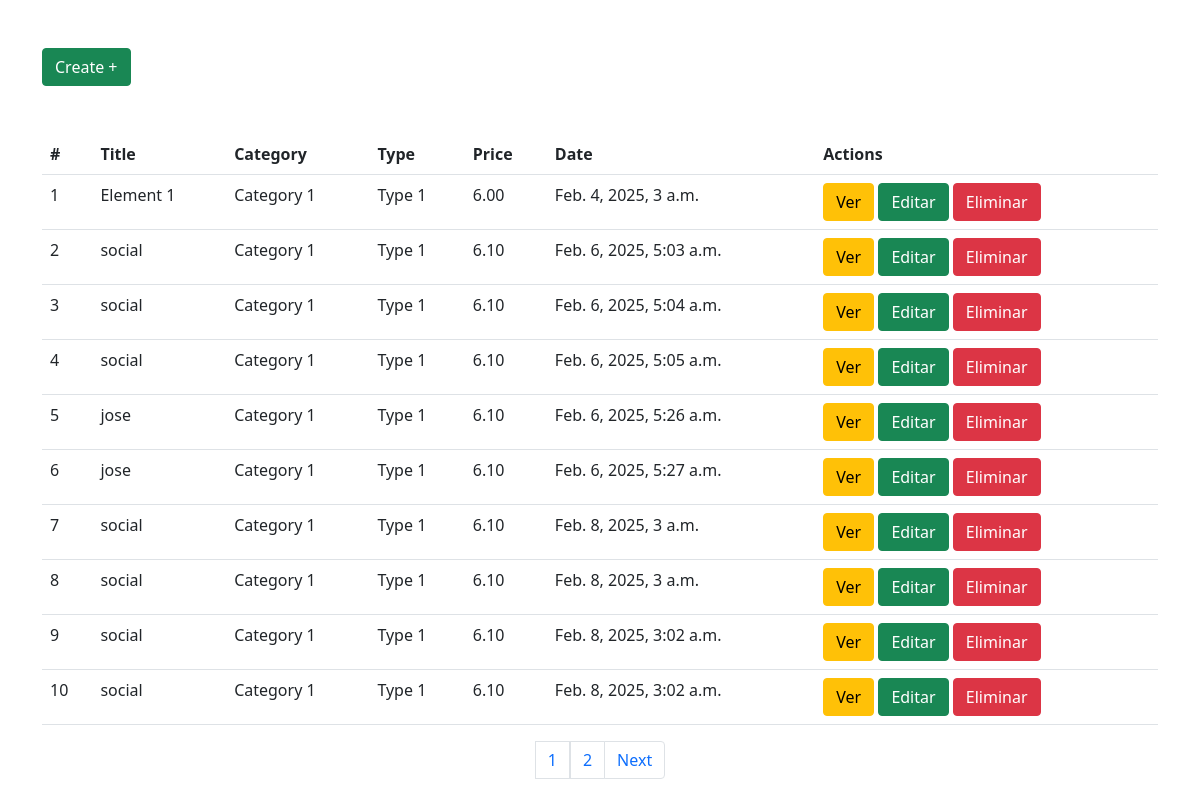
Screenshot of /elements/ with the database file from the repository.
### element/models.py (models this page shows, shortened)
class Element(models.Model):
    title = models.CharField(max_length=255)
    slug = models.SlugField(max_length=255)
    description = models.TextField()
    price = models.DecimalField(max_digits=10, decimal_places=2, default=6.10)
    category = models.ForeignKey(Category, on_delete=models.CASCADE)
    type = models.ForeignKey(Type, on_delete=models.CASCADE)
    created = models.DateTimeField(auto_now=True)
    updated = models.DateTimeField(auto_now=True)

class Category(models.Model):
    title = models.CharField(max_length=255)
    slug = models.SlugField(max_length=255)

class Type(models.Model):
    title = models.CharField(max_length=255)
    slug = models.SlugField(max_length=255)
    def __str__(self):
        return self.title

### element/views.py (the view)
# urls.py: path('', views.index, name='index'),
def index(request):
    elements = Element.objects.all()
    paginator = Paginator(elements, 10)
    page_number = request.GET.get('page')
    return render(request, 'element/index.html', {'elements': paginator.get_page(page_number)})

### element/templates/element/index.html (shortened to what this page needs)
<!DOCTYPE html>
<html lang="en">
<head>
    <link href="https://cdn.jsdelivr.net/npm/bootstrap@5.0.2/dist/css/bootstrap.min.css" rel="stylesheet"
>
</head>
<body>
    <div class="container mt-5">
        <a href="add?openModal=true" class="btn btn-success">Create +</a>
    </div>
    <div class="container mt-5">
        <table class="table table-hover">
            <tr>
                <th>#</th>
                <th>Title</th>
                <th>Category</th>
                <th>Type</th>
                <th>Price</th>
                <th>Date</th>
                <th>Actions</th>
            </tr>
            {% for e in elements %}
            <tr>
                <td>{{forloop.counter}}</td>
                <td>{{e.title}}</td>
                <td>{{e.category.title}}</td>
                <td>{{e.type}}</td>
                <td>{{e.price}}</td>
                <td>{{e.created}}</td>
                <td>
                    <a href="" class="btn btn-warning">Ver</a>
                    <a href="" class="btn btn-success">Editar</a>
                    <a href="" class="btn btn-danger">Eliminar</a>
                </td>
            </tr>
            {% endfor %}
        </table>
    </div>
    <nav aria-label="Page navigation example">
        <ul class="pagination justify-content-center">
                {% for i in elements.paginator.page_range %}
                <li class="page-item"></li><a class="page-link" href="?page={{ i }}">{{i}}</a></li>
                {% endfor %}
            <li class="page-item">
                {% if elements.has_next %}
                <a class="page-link" href="?page={{ elements.next_page_number }}">Next</a>
                {% endif %}
            </li>
        </ul>
    </nav>
</body>
</html>

### rows the page displays
Element: title "Element 1", category "Category 1", type "Type 1", price "6.00", created "Feb. 4, 2025, 3 a.m."
Element: title "social", category "Category 1", type "Type 1", price "6.10", created "Feb. 6, 2025, 5:03 a.m."
Element: title "social", category "Category 1", type "Type 1", price "6.10", created "Feb. 6, 2025, 5:04 a.m."
Element: title "social", category "Category 1", type "Type 1", price "6.10", created "Feb. 6, 2025, 5:05 a.m."
Element: title "jose", category "Category 1", type "Type 1", price "6.10", created "Feb. 6, 2025, 5:26 a.m."
Element: title "jose", category "Category 1", type "Type 1", price "6.10", created "Feb. 6, 2025, 5:27 a.m."
Element: title "social", category "Category 1", type "Type 1", price "6.10", created "Feb. 8, 2025, 3 a.m."
Element: title "social", category "Category 1", type "Type 1", price "6.10", created "Feb. 8, 2025, 3 a.m."
Element: title "social", category "Category 1", type "Type 1", price "6.10", created "Feb. 8, 2025, 3:02 a.m."
Element: title "social", category "Category 1", type "Type 1", price "6.10", created "Feb. 8, 2025, 3:02 a.m."

### other values shown
{{ i }} "1" "2"
